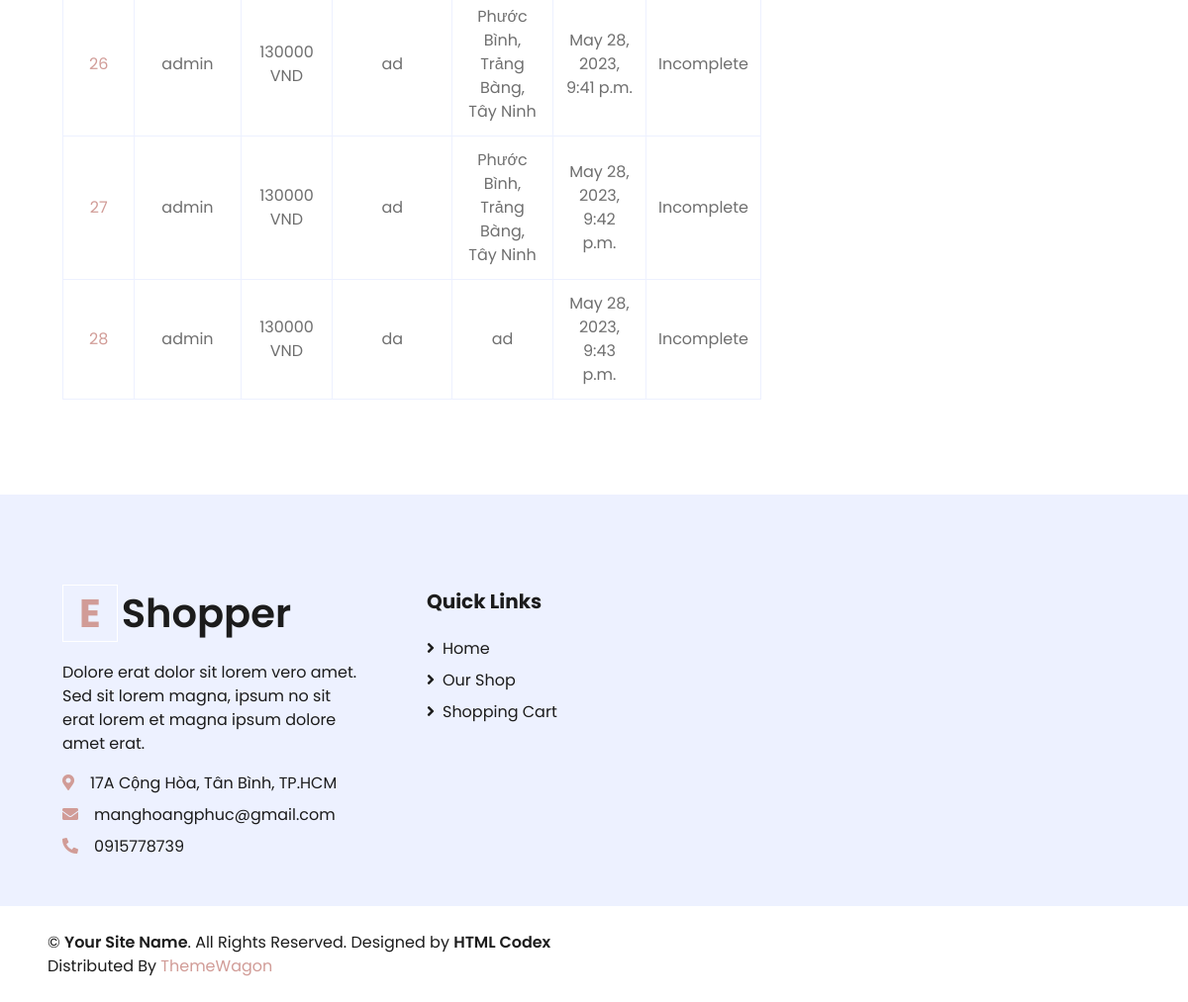
The app's page /accounts/order/ (signed in, lower part), older data.
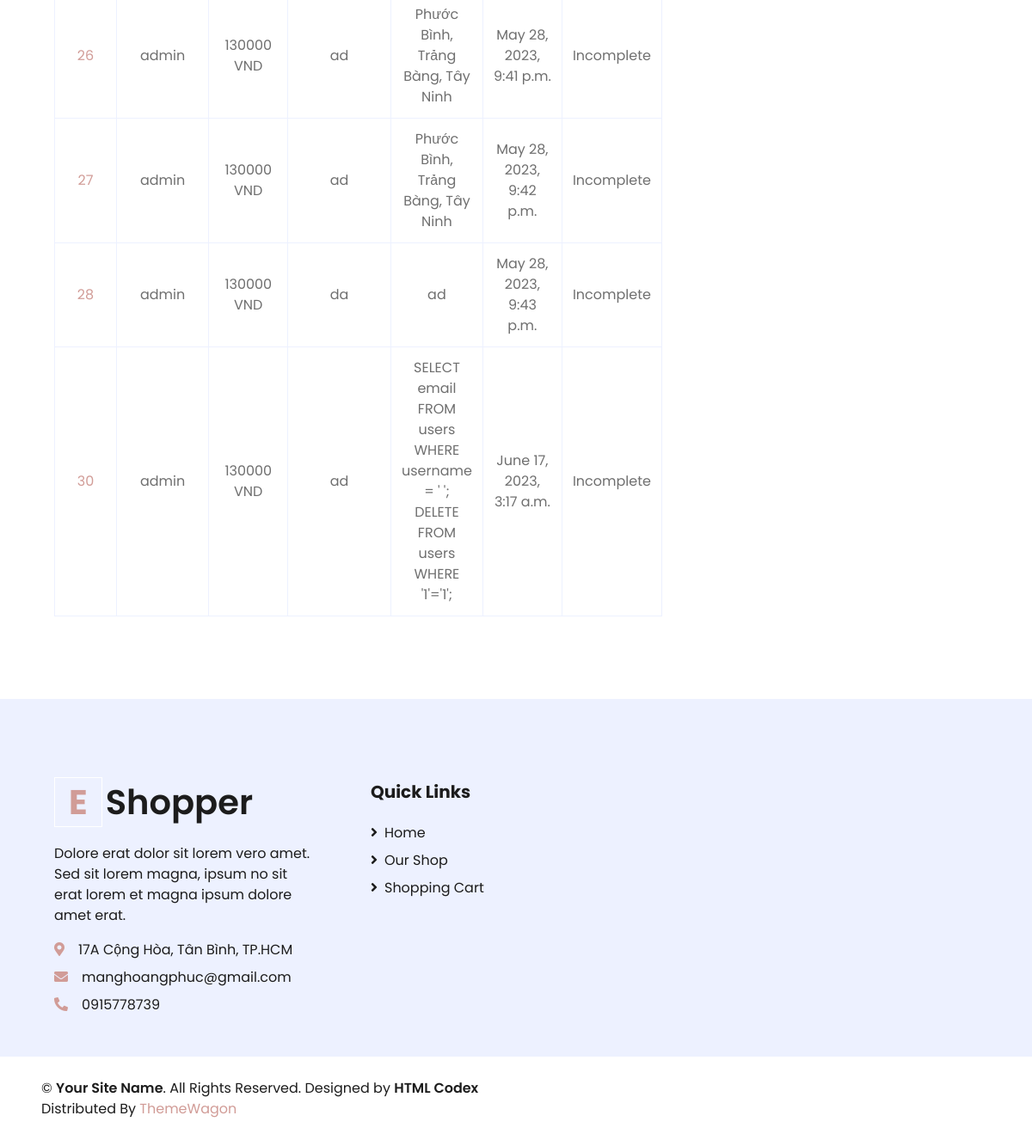
The same page, newer data.
### order/models.py (models this page shows, shortened)
class Order(models.Model):
    customer = models.ForeignKey(Customer, on_delete=models.CASCADE)
    shipping_address = models.CharField(max_length=255, default='')
    order_description = models.TextField(default='')
    amount = models.IntegerField(default=0, validators=[MinValueValidator(0)])
    total_amount = models.IntegerField(default=0, validators=[MinValueValidator(0)])
    is_completed = models.BooleanField(default=False)
    created_at = models.DateTimeField(auto_now_add=True)
    updated_at = models.DateTimeField(auto_now=True)

### customer/models.py (models this page shows)
class Customer(AbstractUser):
    phone_number = models.CharField(default='', max_length=15)
    address = models.CharField(default='', max_length=255)

### customer/views.py (the view)
# urls.py: path('order/', ViewOrder.as_view(), name='view-order'),
class ViewOrder(View):
    @method_decorator(login_required)
    def get(self,request):
        categories = Category.objects.all()
        role = request.role
        orders = Order.objects.filter(customer=request.user)
        return render(request, 'order/view_order.html', locals())

### templates/order/view_order.html (shortened to what this page needs)
{% extends 'cart/base.html' %}
{% load static %}
{% block cssblock %}
    <link href="https://cdnjs.cloudflare.com/ajax/libs/font-awesome/5.10.0/css/all.min.css" rel="stylesheet">
    <link href="{% static 'homepage/lib/owlcarousel/assets/owl.carousel.min.css' %}" rel="stylesheet">
    <link href="{% static 'homepage/css/style.css' %}" rel="stylesheet">
{% endblock %}
{% block content %}
    <div class="container-fluid pt-5">
        <div class="row px-xl-5">
            <div class="col-lg-8 table-responsive mb-5">
                <table class="table table-bordered text-center mb-0">
                    <tbody class="align-middle">
                    {% for order in orders %}
                        <div>
                            <tr>
                                <td class="align-middle"><a href="{% url 'order-detail' order.id%}">{{order.id}}</a></td>
                                <td class="align-middle">{{order.customer}}</td>
                                <td class="align-middle">{{order.total_amount}} VND</td>
                                <td class="align-middle">{{order.order_description}}</td>
                                <td class="align-middle">{{order.shipping_address}}</td>
                                <td class="align-middle">{{order.created_at}}</td>
                                <td class="align-middle">
                                  {% if order.is_completed == True %}
                                  Complete
                                  {% else %}
                                  Incomplete
                                  {% endif %}
                                </td>
                            </tr>
                        </div>
                    {% endfor %}
                    </tbody>
                </table>
            </div>
        </div>
    </div>
{% endblock %}

Row changes from the older to the newer data that the page shows:
added Order: id "30", customer "admin", total_amount "130000", order_description "ad", shipping_address "SELECT email FROM users WHERE username = ' '; DELETE FROM users WHERE '1'='1';", created_at "June 17, 2023, 3:17 a.m.", is_completed "Incomplete"
